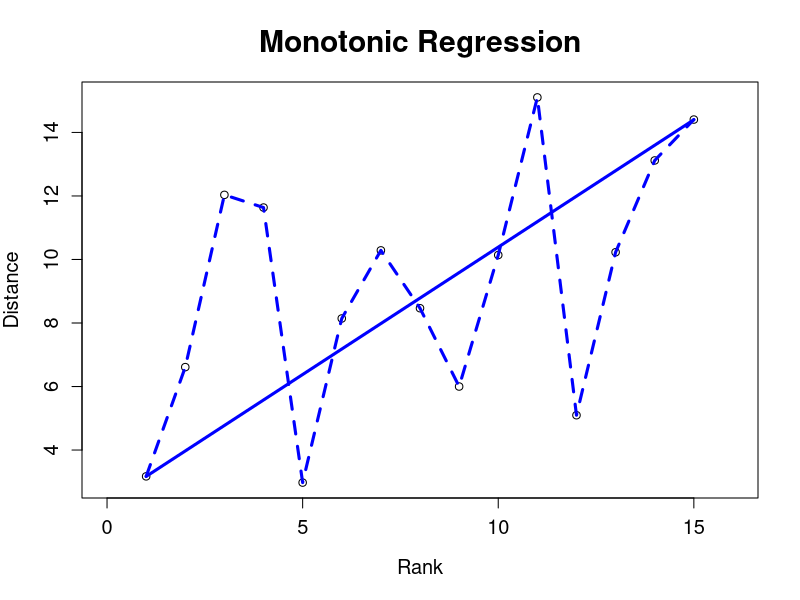

The R script that drew this image:
# −−−−−−−−−−−−−−−−−−−−−−−−−−−−−−−−−−−−−−−−−−−−−−−−−−−−−−
# Name of QuantLet : MVAMDSnonmstart
# −−−−−−−−−−−−−−−−−−−−−−−−−−−−−−−−−−−−−−−−−−−−−−−−−−−−−−
# Published in : Applied Multivariate Statistical Analysis
# −−−−−−−−−−−−−−−−−−−−−−−−−−−−−−−−−−−−−−−−−−−−−−−−−−−−−−
# Description : Computes the monotonic regression and shows the 
# rank order of dissimilarities for the pool-adjacent violators        
# (PAV) algorithm.
# −−−−−−−−−−−−−−−−−−−−−−−−−−−−−−−−−−−−−−−−−−−−−−−−−−−−−−
# Keywords : MDS, non-metric-MDS, multi-dimensional, scaling, PAV, 
# violators, Shepard-Kruskal, regression, plot, graphical representation 
# −−−−−−−−−−−−−−−−−−−−−−−−−−−−−−−−−−−−−−−−−−−−−−−−−−−−−−
# See also : MVAMDScity1, MVAMDScity2, MVAMDSpooladj, MVAmdscarm, 
# MVAnmdscar1, MVAnmdscar2, MVAnmdscar3, MVAcarrankings, PAVAlgo
# −−−−−−−−−−−−−−−−−−−−−−−−−−−−−−−−−−−−−−−−−−−−−−−−−−−−−−
# Author : Zografia Anastasiadou
# −−−−−−−−−−−−−−−−−−−−−−−−−−−−−−−−−−−−−−−−−−−−−−−−−−−−−−
# Submitted : Tue, October 28 2014 by Felix Jung
# −−−−−−−−−−−−−−−−−−−−−−−−−−−−−−−−−−−−−−−−−−−−−−−−−−−−−−
# Example : Ranks and distances.
# −−−−−−−−−−−−−−−−−−−−−−−−−−−−−−−−−−−−−−−−−−−−−−−−−−−−−−

# clear all variables
rm(list = ls(all = TRUE))
graphics.off()

ber = c(0, 2, 4, 12, 11, 3)
dre = c(2, 0, 6, 10, 7, 5)
ham = c(4, 6, 0, 8, 15, 1)
kob = c(12, 10, 8, 0, 9, 13)
mue = c(11, 7, 15, 9, 0, 14)
ros = c(3, 5, 1, 13, 14, 0)

dist = rbind(ber, dre, ham, kob, mue, ros)

# a,b,h,i are matrices
a = (dist^2) * (-0.5)
i = diag(6)
u = rep(1, 6)
h = i - (1/6 * (u %*% t(u)))
b = h %*% a %*% h           # Determine the inner product matrix
e = eigen(b)

g1  = cbind(e$vectors[, 1], e$vectors[, 2])
g2  = diag(e$values[1:2])
x   = g1 %*% (g2^0.5)       # Determine the coordinate matrix

# Determine the dissimilarities
d12 = ((x[1, 1] - x[2, 1])^2 + (x[1, 2] - x[2, 2])^2)^0.5
d13 = ((x[1, 1] - x[3, 1])^2 + (x[1, 2] - x[3, 2])^2)^0.5
d14 = ((x[1, 1] - x[4, 1])^2 + (x[1, 2] - x[4, 2])^2)^0.5
d15 = ((x[1, 1] - x[5, 1])^2 + (x[1, 2] - x[5, 2])^2)^0.5
d16 = ((x[1, 1] - x[6, 1])^2 + (x[1, 2] - x[6, 2])^2)^0.5

d23 = ((x[2, 1] - x[3, 1])^2 + (x[2, 2] - x[3, 2])^2)^0.5
d24 = ((x[2, 1] - x[4, 1])^2 + (x[2, 2] - x[4, 2])^2)^0.5
d25 = ((x[2, 1] - x[5, 1])^2 + (x[2, 2] - x[5, 2])^2)^0.5
d26 = ((x[2, 1] - x[6, 1])^2 + (x[2, 2] - x[6, 2])^2)^0.5

d34 = ((x[3, 1] - x[4, 1])^2 + (x[3, 2] - x[4, 2])^2)^0.5
d35 = ((x[3, 1] - x[5, 1])^2 + (x[3, 2] - x[5, 2])^2)^0.5
d36 = ((x[3, 1] - x[6, 1])^2 + (x[3, 2] - x[6, 2])^2)^0.5

d45 = ((x[4, 1] - x[5, 1])^2 + (x[4, 2] - x[5, 2])^2)^0.5
d46 = ((x[4, 1] - x[6, 1])^2 + (x[4, 2] - x[6, 2])^2)^0.5

d56 = ((x[5, 1] - x[6, 1])^2 + (x[5, 2] - x[6, 2])^2)^0.5

dd = rbind(c(0, d12, d13, d14, d15, d16), c(d12, 0, d23, d24, d25, d26), c(d13, 
    d23, 0, d34, d35, d36), c(d14, d24, d34, 0, d45, d46), c(d15, d25, d35, d45, 
    0, d56), c(d16, d26, d36, d46, d56, 0))

f = cbind(c(1:15), c(d12, d13, d14, d15, d16, d23, d24, d25, d26, d34, d35, d36, 
    d45, d46, d56))  # Determine the rank order to dissimilarities

l = cbind(c(15, 1), c(14.4, 3.17))

# Plot
plot(f, xlim = c(0, 16), xlab = "Rank", ylab = "Distance", main = "Monotonic Regression", 
    cex.axis = 1.2, cex.lab = 1.2, cex.main = 1.8)
lines(f, lty = 2, lwd = 3, col = "blue")
segments(l[1, 1], l[1, 2], l[2, 1], l[2, 2], lwd = 3, col = "blue") 
